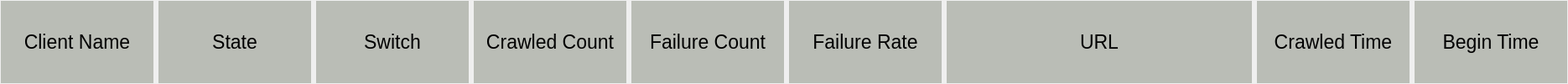
            <widget class="QWidget" name="client_text_widget" native="true">
             <property name="sizePolicy">
              <sizepolicy hsizetype="Preferred" vsizetype="Fixed">
               <horstretch>0</horstretch>
               <verstretch>0</verstretch>
              </sizepolicy>
             </property>
             <property name="minimumSize">
              <size>
               <width>0</width>
               <height>50</height>
              </size>
             </property>
             <layout class="QHBoxLayout" name="horizontalLayout_18">
              <property name="leftMargin">
               <number>1</number>
              </property>
              <property name="topMargin">
               <number>1</number>
              </property>
              <property name="rightMargin">
               <number>1</number>
              </property>
              <property name="bottomMargin">
               <number>1</number>
              </property>
              <item>
               <widget class="QLabel" name="client_name_text">
                <property name="minimumSize">
                 <size>
                  <width>182</width>
                  <height>0</height>
                 </size>
                </property>
                <property name="font">
                 <font>
                  <pointsize>17</pointsize>
                 </font>
                </property>
                <property name="styleSheet">
                 <string notr="true">background-color: rgb(186, 189, 182);</string>
                </property>
                <property name="text">
                 <string>Client Name</string>
                </property>
                <property name="alignment">
                 <set>Qt::AlignCenter</set>
                </property>
               </widget>
              </item>
              <item>
               <widget class="QLabel" name="client_state_text">
                <property name="minimumSize">
                 <size>
                  <width>182</width>
                  <height>0</height>
                 </size>
                </property>
                <property name="font">
                 <font>
                  <pointsize>17</pointsize>
                 </font>
                </property>
                <property name="styleSheet">
                 <string notr="true">background-color: rgb(186, 189, 182);</string>
                </property>
                <property name="text">
                 <string>State</string>
                </property>
                <property name="alignment">
                 <set>Qt::AlignCenter</set>
                </property>
               </widget>
              </item>
              <item>
               <widget class="QLabel" name="client_switch_text">
                <property name="minimumSize">
                 <size>
                  <width>182</width>
                  <height>0</height>
                 </size>
                </property>
                <property name="font">
                 <font>
                  <pointsize>17</pointsize>
                 </font>
                </property>
                <property name="styleSheet">
                 <string notr="true">background-color: rgb(186, 189, 182);</string>
                </property>
                <property name="text">
                 <string>Switch</string>
                </property>
                <property name="alignment">
                 <set>Qt::AlignCenter</set>
                </property>
               </widget>
              </item>
              <item>
               <widget class="QLabel" name="client_crawl_cnt_text">
                <property name="sizePolicy">
                 <sizepolicy hsizetype="Fixed" vsizetype="Preferred">
                  <horstretch>0</horstretch>
                  <verstretch>0</verstretch>
                 </sizepolicy>
                </property>
                <property name="minimumSize">
                 <size>
                  <width>182</width>
                  <height>0</height>
                 </size>
                </property>
                <property name="font">
                 <font>
                  <pointsize>17</pointsize>
                 </font>
                </property>
                <property name="styleSheet">
                 <string notr="true">background-color: rgb(186, 189, 182);</string>
                </property>
                <property name="text">
                 <string>Crawled Count</string>
                </property>
                <property name="alignment">
                 <set>Qt::AlignCenter</set>
                </property>
               </widget>
              </item>
              <item>
               <widget class="QLabel" name="client_failure_cnt_text">
                <property name="minimumSize">
                 <size>
                  <width>182</width>
                  <height>0</height>
                 </size>
                </property>
                <property name="font">
                 <font>
                  <pointsize>17</pointsize>
                 </font>
                </property>
                <property name="styleSheet">
                 <string notr="true">background-color: rgb(186, 189, 182);</string>
                </property>
                <property name="text">
                 <string>Failure Count</string>
                </property>
                <property name="alignment">
                 <set>Qt::AlignCenter</set>
                </property>
               </widget>
              </item>
              <item>
               <widget class="QLabel" name="client_failure_rate">
                <property name="minimumSize">
                 <size>
                  <width>182</width>
                  <height>0</height>
                 </size>
                </property>
                <property name="font">
                 <font>
                  <pointsize>17</pointsize>
                 </font>
                </property>
                <property name="styleSheet">
                 <string notr="true">background-color: rgb(186, 189, 182);</string>
                </property>
                <property name="text">
                 <string>Failure Rate</string>
                </property>
                <property name="alignment">
                 <set>Qt::AlignCenter</set>
                </property>
               </widget>
              </item>
              <item>
               <widget class="QLabel" name="client_url">
                <property name="minimumSize">
                 <size>
                  <width>364</width>
                  <height>0</height>
                 </size>
                </property>
                <property name="font">
                 <font>
                  <pointsize>17</pointsize>
                 </font>
                </property>
                <property name="styleSheet">
                 <string notr="true">background-color: rgb(186, 189, 182);</string>
                </property>
                <property name="text">
                 <string>URL</string>
                </property>
                <property name="alignment">
                 <set>Qt::AlignCenter</set>
                </property>
               </widget>
              </item>
              <item>
               <widget class="QLabel" name="client_crawled_time_text">
                <property name="sizePolicy">
                 <sizepolicy hsizetype="Fixed" vsizetype="Preferred">
                  <horstretch>0</horstretch>
                  <verstretch>0</verstretch>
                 </sizepolicy>
                </property>
                <property name="minimumSize">
                 <size>
                  <width>182</width>
                  <height>0</height>
                 </size>
                </property>
                <property name="font">
                 <font>
                  <pointsize>17</pointsize>
                 </font>
                </property>
                <property name="styleSheet">
                 <string notr="true">background-color: rgb(186, 189, 182);</string>
                </property>
                <property name="text">
                 <string>Crawled Time</string>
                </property>
                <property name="alignment">
                 <set>Qt::AlignCenter</set>
                </property>
               </widget>
              </item>
              <item>
               <widget class="QLabel" name="client_begin_time_text">
                <property name="sizePolicy">
                 <sizepolicy hsizetype="Fixed" vsizetype="Preferred">
                  <horstretch>0</horstretch>
                  <verstretch>0</verstretch>
                 </sizepolicy>
                </property>
                <property name="minimumSize">
                 <size>
                  <width>182</width>
                  <height>0</height>
                 </size>
                </property>
                <property name="font">
                 <font>
                  <pointsize>17</pointsize>
                 </font>
                </property>
                <property name="styleSheet">
                 <string notr="true">background-color: rgb(186, 189, 182);</string>
                </property>
                <property name="text">
                 <string>Begin Time</string>
                </property>
                <property name="alignment">
                 <set>Qt::AlignCenter</set>
                </property>
               </widget>
              </item>
             </layout>
            </widget>
